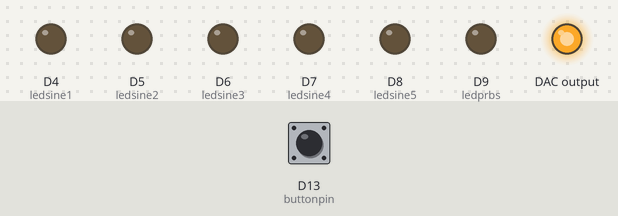
This sketch was run on a simulated Arduino Due. On the bench: output pins drawn as LEDs (lit = HIGH). Wiring (inferred from the names in the program): MCP4725 DAC at I2C address 0x60. Dashed ring = blinking. Inputs (shaded band) come from the test bench; at power-on: D13 (buttonpin) LOW.

Above: at 1.2 s.
1.3 s: D13 (buttonpin) pulled HIGH for 3.2 s
At 4.64 s:
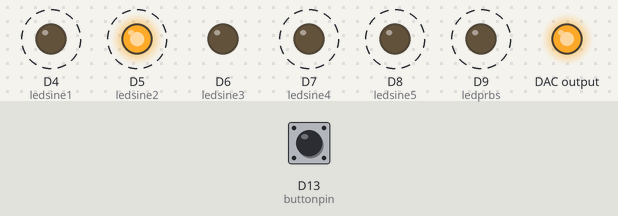
6.0 s: D13 (buttonpin) pulled HIGH for 0.15 s
At 6.27 s:
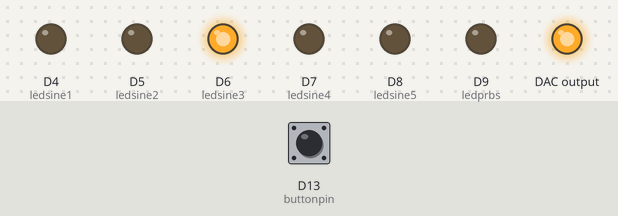
9.1 s: D13 (buttonpin) pulled HIGH for 1 s
At 10.12 s:
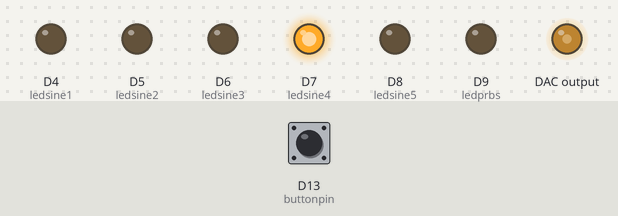
12.1 s: D13 (buttonpin) pulled HIGH for 0.15 s
At 12.43 s:
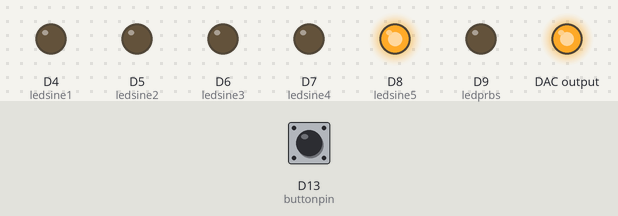
15.2 s: D13 (buttonpin) pulled HIGH for 0.15 s
At 18.1 s:
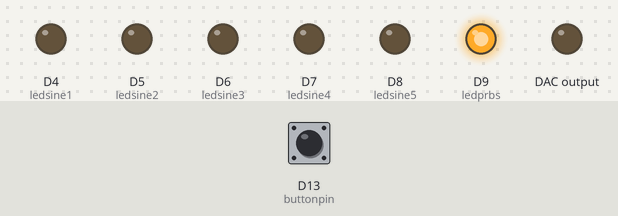
18.3 s: D13 (buttonpin) pulled HIGH for 1 s
At 19.39 s:
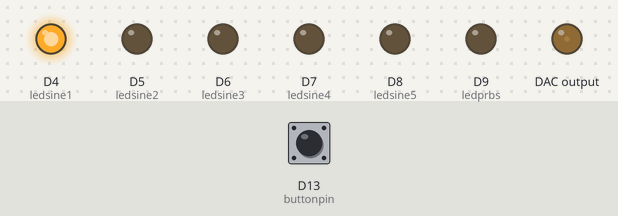
Timing chart, 0 to 23.3 s (numbered marks = the images above; inputs shaded):
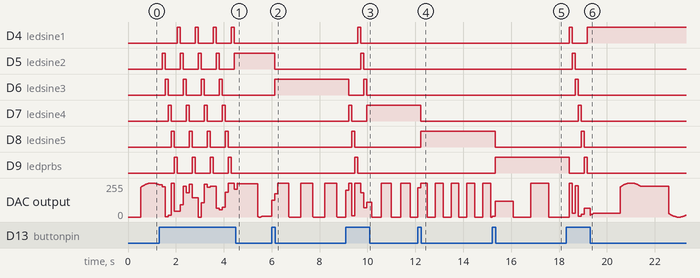

Measured:
- after the input at 1.3 s, D4 (ledsine1): alternates HIGH for 0.13 s and LOW for 0.63 s, 8 changes in all, then stays LOW, starting after 0.75 s; D5 (ledsine2): alternates HIGH for 0.13 s and LOW for 0.63 s, 9 changes in all, then stays HIGH, starting after 0.13 s
- after the input at 6.0 s, D5 (ledsine2): HIGH → LOW after 0.13 s; D6 (ledsine3): LOW → HIGH after 0.13 s
- after the input at 9.1 s, D4 (ledsine1): LOW → HIGH after 0.50 s, → LOW 0.13 s later; D5 (ledsine2): LOW → HIGH after 0.63 s, → LOW 0.13 s later
- after the input at 12.1 s, D7 (ledsine4): HIGH → LOW after 0.13 s; D8 (ledsine5): LOW → HIGH after 0.13 s
- after the input at 15.2 s, D8 (ledsine5): HIGH → LOW after 0.13 s; D9 (ledprbs): LOW → HIGH after 0.13 s
- after the input at 18.3 s, D4 (ledsine1): LOW → HIGH after 0.13 s, → LOW 0.13 s later, → HIGH 0.63 s later; D5 (ledsine2): LOW → HIGH after 0.25 s, → LOW 0.13 s later; D6 (ledsine3): LOW → HIGH after 0.38 s, → LOW 0.13 s later; D7 (ledsine4): LOW → HIGH after 0.50 s, → LOW 0.13 s later; D8 (ledsine5): LOW → HIGH after 0.63 s, → LOW 0.13 s later

The sketch:

PRBSandSinesFromDue.ino
```cpp
// Due Libraries
#include <DueTimer.h>
#include <Wire.h>

// Gloabl Data
const uint8_t MCP4725_ADDR = 0x60;
float TsSine = 1000; // 1ms
float TsPrbs = 750000; // PRBS switching time in microseconds
const uint8_t sineFreqListLength = 5;
uint8_t totalPossibleInputSignals = 6;
float sineFreqs[sineFreqListLength] = {0.25, 0.5, 1.0, 1.25, 1.5};

volatile int volt_write =0;


const int buttonpin = 13;     // the number of the pushbutton pin
const int ledsine1 =  4;      // the number of the LED pin
const int ledsine2 = 5;
const int ledsine3 = 6;
const int ledsine4 = 7;
const int ledsine5 = 8;
const int ledprbs = 9;
int counter = 0;

// PRBS Variables
uint8_t prbsval = 0x02;
uint8_t newbit;

// variables will change:
boolean buttonState = 0;         // variable for reading the pushbutton status
boolean prevButtonState = 0;


void writeSinusoid(){
  volt_write = 2048 + floor(2047.99*sin(2*PI*sineFreqs[counter]*micros()/1000000));
}

void writePrbs(){
  newbit = (((prbsval >> 4) ^ (prbsval >> 2)) & 1);
  prbsval = ((prbsval << 1) | newbit) & 0x1f;
  if (newbit == 0){
    volt_write = 0;
  }
  else if (newbit == 1){
    volt_write = 4095;
  }
  else{ // something would be going very wrong here
    volt_write = 2048;
  }
}


boolean debounce(boolean last){
  boolean current = digitalRead(buttonpin);
  if (last != current){
    delay(125);
    current= digitalRead(buttonpin);
  }
  return current;
}

void changeLed(int cnt){
  if (cnt == 0){
    digitalWrite(ledsine1, HIGH);
    digitalWrite(ledsine2, LOW);
    digitalWrite(ledsine3, LOW);
    digitalWrite(ledsine4, LOW);
    digitalWrite(ledsine5, LOW);
    digitalWrite(ledprbs, LOW);
  }
  else if (cnt == 1){
    digitalWrite(ledsine1, LOW);
    digitalWrite(ledsine2, HIGH);
    digitalWrite(ledsine3, LOW);
    digitalWrite(ledsine4, LOW);
    digitalWrite(ledsine5, LOW);
    digitalWrite(ledprbs, LOW);
  }
  else if (cnt ==2){
    digitalWrite(ledsine1, LOW);
    digitalWrite(ledsine2, LOW);
    digitalWrite(ledsine3, HIGH);
    digitalWrite(ledsine4, LOW);
    digitalWrite(ledsine5, LOW);
    digitalWrite(ledprbs, LOW);
  }
  else if (cnt == 3){
    digitalWrite(ledsine1, LOW);
    digitalWrite(ledsine2, LOW);
    digitalWrite(ledsine3, LOW);
    digitalWrite(ledsine4, HIGH);
    digitalWrite(ledsine5, LOW);
    digitalWrite(ledprbs, LOW);
  }
  else if (cnt == 4){
    digitalWrite(ledsine1, LOW);
    digitalWrite(ledsine2, LOW);
    digitalWrite(ledsine3, LOW);
    digitalWrite(ledsine4, LOW);
    digitalWrite(ledsine5, HIGH);
    digitalWrite(ledprbs, LOW);
  }
  else if (cnt == 5){
    digitalWrite(ledsine1, LOW);
    digitalWrite(ledsine2, LOW);
    digitalWrite(ledsine3, LOW);
    digitalWrite(ledsine4, LOW);
    digitalWrite(ledsine5, LOW);
    digitalWrite(ledprbs, HIGH);
  }
  else{
    digitalWrite(ledsine1, LOW);
    digitalWrite(ledsine2, LOW);
    digitalWrite(ledsine3, LOW);
    digitalWrite(ledsine4, LOW);
    digitalWrite(ledsine5, LOW);
    digitalWrite(ledprbs, LOW);
  }
}

void setup()
{

  // initialize the LED pin as an output:
  pinMode(ledsine1, OUTPUT);
  pinMode(ledsine2, OUTPUT);
  pinMode(ledsine3, OUTPUT);
  pinMode(ledsine4, OUTPUT);
  pinMode(ledsine5, OUTPUT);
  pinMode(ledprbs, OUTPUT);
  // initialize the pushbutton pin as an input:
  pinMode(buttonpin, INPUT);

  // Setup I2C Connection for MCP4725 Device
  Wire.begin();

  //Setup interrupt
  Timer3.attachInterrupt(writeSinusoid);
  Timer3.setPeriod(TsSine);
  Timer3.start();

}

void loop()
{
  // Write to DAC
  Wire.beginTransmission(MCP4725_ADDR);
  Wire.write(0x40);
  Wire.write(volt_write >> 4);
  Wire.write((volt_write & 15) << 4);
  Wire.endTransmission();
  // read the state of the pushbutton value:

  buttonState = debounce(prevButtonState);

  // check if the pushbutton is pressed. If it is, the buttonState is HIGH:
  if (prevButtonState == LOW && buttonState == HIGH) {
    counter = (++counter % totalPossibleInputSignals);
    if (counter == 0) { // switch from PRBS to Sinsuoids
      Timer3.stop();
      Timer3.detachInterrupt();
      Timer3.attachInterrupt(writeSinusoid);
      Timer3.setPeriod(TsSine);
      Timer3.start();
    }
    else if (counter >= sineFreqListLength && counter <totalPossibleInputSignals){ // switch from sinusoids to PRBS
      Timer3.stop();
      Timer3.detachInterrupt();
      Timer3.attachInterrupt(writePrbs);
      Timer3.setPeriod(TsPrbs);
      Timer3.start();
    }
    changeLed(counter);
  }
}
```
